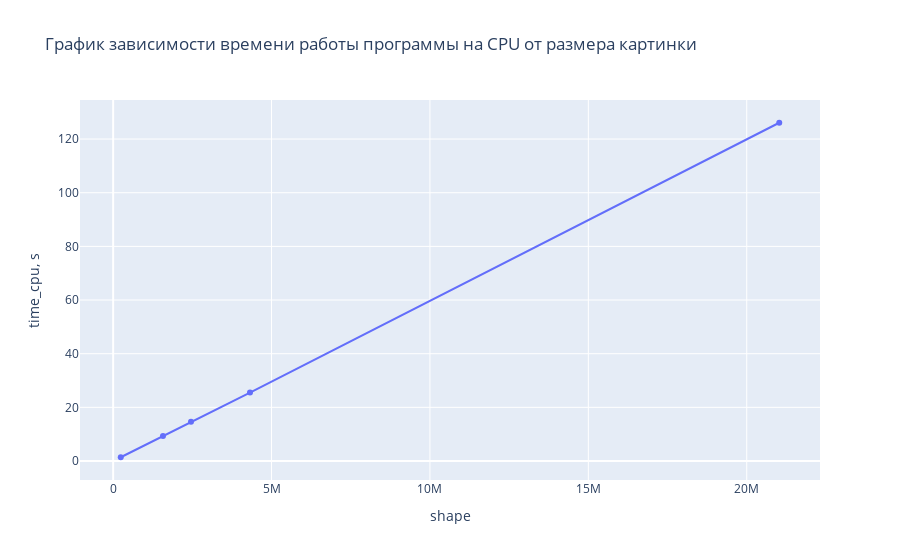

Source (notebook cell):
### Code cell
fig = px.line(df, x="shape", y="time_cpu, s", title='График зависимости времени работы программы на CPU от размера картинки', markers=True)
# fig.write_image("./images/cpu.png")
fig.show()

### Figure 1 — Plotly figure (JSON) as saved in the notebook; plotly's stock layout.template omitted (floating-point values rounded to 4 significant figures)
{"data": [{"hovertemplate": "shape=%{x}<br>time_cpu, s=%{y}<extra></extra>", "legendgroup": "", "line": {"color": "#636efa", "dash": "solid"}, "marker": {"symbol": "circle"}, "mode": "lines+markers", "name": "", "orientation": "v", "showlegend": false, "type": "scatter", "x": [240000, 1572864, 2457600, 4320000, 21026304], "xaxis": "x", "y": [1.402, 9.288, 14.61, 25.51, 126.1], "yaxis": "y"}], "layout": {"legend": {"tracegroupgap": 0}, "title": {"text": "График зависимости времени работы программы на CPU от размера картинки"}, "xaxis": {"anchor": "y", "domain": [0, 1], "title": {"text": "shape"}}, "yaxis": {"anchor": "x", "domain": [0, 1], "title": {"text": "time_cpu, s"}}}}
